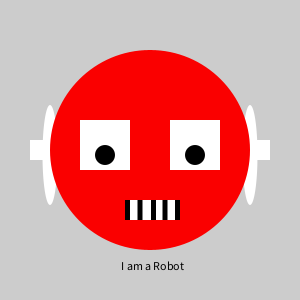
Frame 1 (no input)
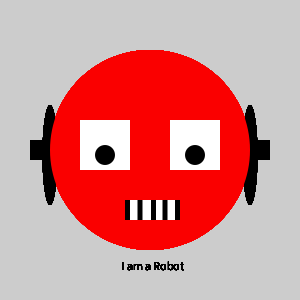
Frame 60 (the mouse pressed at the canvas centre just before this capture)
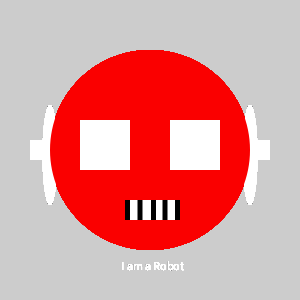
Frame 120 (the mouse held since frame 60 and released just before this capture)

The Processing sketch that drew these frames (run headless with seeded random() and noise(); from frame 60 on, the mouse is pressed at the canvas centre):

// Processing sketch: processing_144755
// ── processing_144755.pde

boolean flipFlop = false;
int eyeBallDiam;



void setup (){
   size(300,300);


  
}
void draw (){
  
if(flipFlop == false){
  eyeBallDiam = 50;
}
 else{ 
  eyeBallDiam = 20;
 } 
  translate(150,150);
  noStroke();
  ellipse(-100,5,15,100);
  ellipse(100,5,15,100);
  rect(-120, -10, 20, 20);
  rect(100, -10, 20, 20);
  fill(250,0,0);
  ellipse(0,0,200,200);
  fill(255,255,255);
  fill(0,0,0);
  fill(255,255,255);
  fill(0);
  fill(255);
  rect(20, -30, eyeBallDiam,eyeBallDiam);
  rect(-70, -30, eyeBallDiam, eyeBallDiam);
  rect(-25, 50, 55, 20);
  fill(0,0,0);
  rect(-25, 50, 5, 20);
  rect(25, 50, 5, 20);
  rect(12.5, 50, 5, 20);
  rect(-12.5, 50, 5, 20);
  rect(1, 50, 5, 20);

  
  if (mousePressed == false) {
    fill(0);
  } else {
    fill(255);
  }
    
  if (mousePressed && (mouseButton == LEFT)){
    fill(255, 250, 255);
  }
   if (mousePressed && (mouseButton == RIGHT)){
    fill(25, 250, 25);
  }
  


 
  ellipse(-45,5,20,20);
  ellipse(45,5,20,20);
  text("I am a Robot", -30, 120);
  int value = 0;
}

void keyPressed(){
  flipFlop =! flipFlop;
  
}
